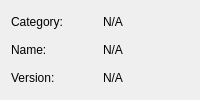
<?xml version="1.0" encoding="UTF-8"?>
<!--
  -  Copyright (c) 2025  Ioannis Panagiotopoulos
  -
  -  This program is free software: you can redistribute it and/or modify
  -  it under the terms of the GNU General Public License as published by
  -  the Free Software Foundation, either version 3 of the License, or
  -  (at your option) any later version.
  -
  -  This program is distributed in the hope that it will be useful,
  -  but WITHOUT ANY WARRANTY; without even the implied warranty of
  -  MERCHANTABILITY or FITNESS FOR A PARTICULAR PURPOSE.  See the
  -  GNU General Public License for more details.
  -
  -  You should have received a copy of the GNU General Public License
  -  along with this program.  If not, see <https://www.gnu.org/licenses/>.
  -->

<ui version="4.0">
 <class>Elpida::Application::OsInfoView</class>
 <widget class="QWidget" name="Elpida::Application::OsInfoView">
  <property name="windowTitle">
   <string>Form</string>
  </property>
  <layout class="QGridLayout" name="gridLayout">
   <item row="0" column="0">
    <widget class="QLabel" name="lblCategory">
     <property name="text">
      <string>Category:</string>
     </property>
    </widget>
   </item>
   <item row="0" column="2">
    <widget class="QLabel" name="lblCategoryValue">
     <property name="text">
      <string>N/A</string>
     </property>
    </widget>
   </item>
   <item row="2" column="0">
    <widget class="QLabel" name="lblVersion">
     <property name="text">
      <string>Version:</string>
     </property>
    </widget>
   </item>
   <item row="1" column="0">
    <widget class="QLabel" name="lblName">
     <property name="text">
      <string>Name:</string>
     </property>
    </widget>
   </item>
   <item row="2" column="2">
    <widget class="QLabel" name="lblVersionValue">
     <property name="text">
      <string>N/A</string>
     </property>
    </widget>
   </item>
   <item row="1" column="2">
    <widget class="QLabel" name="lblNameValue">
     <property name="text">
      <string>N/A</string>
     </property>
    </widget>
   </item>
  </layout>
 </widget>
 <resources/>
 <connections/>
</ui>
